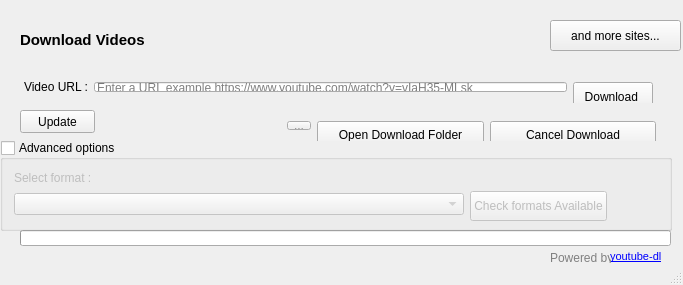
<?xml version="1.0" encoding="UTF-8"?>
<ui version="4.0">
 <class>Videodl</class>
 <widget class="QMainWindow" name="Videodl">
  <property name="geometry">
   <rect>
    <x>0</x>
    <y>0</y>
    <width>683</width>
    <height>285</height>
   </rect>
  </property>
  <property name="minimumSize">
   <size>
    <width>683</width>
    <height>285</height>
   </size>
  </property>
  <property name="maximumSize">
   <size>
    <width>683</width>
    <height>285</height>
   </size>
  </property>
  <property name="windowTitle">
   <string>ExMplayer Video-dl</string>
  </property>
  <property name="windowIcon">
   <iconset resource="../ExMplayer.qrc">
    <normaloff>:/images/ExMplayer.png</normaloff>:/images/ExMplayer.png</iconset>
  </property>
  <widget class="QWidget" name="centralWidget">
   <widget class="QProgressBar" name="progressBarDwnldPg">
    <property name="geometry">
     <rect>
      <x>20</x>
      <y>230</y>
      <width>651</width>
      <height>16</height>
     </rect>
    </property>
    <property name="maximum">
     <number>1000</number>
    </property>
    <property name="value">
     <number>0</number>
    </property>
    <property name="textVisible">
     <bool>false</bool>
    </property>
   </widget>
   <widget class="QGroupBox" name="groupBox">
    <property name="geometry">
     <rect>
      <x>0</x>
      <y>140</y>
      <width>672</width>
      <height>91</height>
     </rect>
    </property>
    <property name="title">
     <string>Advanced options</string>
    </property>
    <property name="flat">
     <bool>false</bool>
    </property>
    <property name="checkable">
     <bool>true</bool>
    </property>
    <property name="checked">
     <bool>false</bool>
    </property>
    <layout class="QFormLayout" name="formLayout">
     <item row="0" column="0">
      <widget class="QLabel" name="label">
       <property name="text">
        <string>Select format :</string>
       </property>
      </widget>
     </item>
     <item row="1" column="0">
      <layout class="QHBoxLayout" name="horizontalLayout">
       <item>
        <widget class="QComboBox" name="formatsCombo">
         <property name="minimumSize">
          <size>
           <width>450</width>
           <height>22</height>
          </size>
         </property>
        </widget>
       </item>
       <item>
        <widget class="QPushButton" name="pushButtonChkFormats">
         <property name="minimumSize">
          <size>
           <width>0</width>
           <height>30</height>
          </size>
         </property>
         <property name="text">
          <string>Check formats Available</string>
         </property>
        </widget>
       </item>
      </layout>
     </item>
    </layout>
   </widget>
   <widget class="QToolButton" name="toolButtonSupFormats">
    <property name="geometry">
     <rect>
      <x>550</x>
      <y>20</y>
      <width>131</width>
      <height>31</height>
     </rect>
    </property>
    <property name="toolTip">
     <string>Show list of all the supported sites</string>
    </property>
    <property name="text">
     <string>and more sites...</string>
    </property>
   </widget>
   <widget class="QLabel" name="label_3">
    <property name="geometry">
     <rect>
      <x>20</x>
      <y>30</y>
      <width>181</width>
      <height>21</height>
     </rect>
    </property>
    <property name="text">
     <string>&lt;!DOCTYPE HTML PUBLIC &quot;-//W3C//DTD HTML 4.0//EN&quot; &quot;http://www.w3.org/TR/REC-html40/strict.dtd&quot;&gt;
&lt;html&gt;&lt;head&gt;&lt;meta name=&quot;qrichtext&quot; content=&quot;1&quot; /&gt;&lt;style type=&quot;text/css&quot;&gt;
p, li { white-space: pre-wrap; }
&lt;/style&gt;&lt;/head&gt;&lt;body style=&quot; font-family:'Ubuntu'; font-size:11pt; font-weight:400; font-style:normal;&quot;&gt;
&lt;p style=&quot; margin-top:0px; margin-bottom:0px; margin-left:0px; margin-right:0px; -qt-block-indent:0; text-indent:0px;&quot;&gt;&lt;span style=&quot; font-family:'MS Shell Dlg 2'; font-weight:600;&quot;&gt;Download Videos &lt;/span&gt;&lt;/p&gt;&lt;/body&gt;&lt;/html&gt;</string>
    </property>
   </widget>
   <widget class="QLabel" name="label_4">
    <property name="geometry">
     <rect>
      <x>170</x>
      <y>30</y>
      <width>61</width>
      <height>21</height>
     </rect>
    </property>
    <property name="text">
     <string/>
    </property>
    <property name="pixmap">
     <pixmap resource="../ExMplayer.qrc">:/images/YouTube-logo.png</pixmap>
    </property>
    <property name="scaledContents">
     <bool>true</bool>
    </property>
   </widget>
   <widget class="QLabel" name="label_5">
    <property name="geometry">
     <rect>
      <x>250</x>
      <y>20</y>
      <width>31</width>
      <height>31</height>
     </rect>
    </property>
    <property name="text">
     <string/>
    </property>
    <property name="pixmap">
     <pixmap resource="../ExMplayer.qrc">:/images/Facebook.png</pixmap>
    </property>
    <property name="scaledContents">
     <bool>true</bool>
    </property>
   </widget>
   <widget class="QLabel" name="label_6">
    <property name="geometry">
     <rect>
      <x>290</x>
      <y>10</y>
      <width>61</width>
      <height>41</height>
     </rect>
    </property>
    <property name="text">
     <string/>
    </property>
    <property name="pixmap">
     <pixmap resource="../ExMplayer.qrc">:/images/vimeo_logo_blue.png</pixmap>
    </property>
    <property name="scaledContents">
     <bool>true</bool>
    </property>
   </widget>
   <widget class="QLabel" name="label_7">
    <property name="geometry">
     <rect>
      <x>360</x>
      <y>20</y>
      <width>81</width>
      <height>21</height>
     </rect>
    </property>
    <property name="text">
     <string/>
    </property>
    <property name="pixmap">
     <pixmap resource="../ExMplayer.qrc">:/images/metacafe-logo.png</pixmap>
    </property>
    <property name="scaledContents">
     <bool>true</bool>
    </property>
   </widget>
   <widget class="QLabel" name="label_8">
    <property name="geometry">
     <rect>
      <x>450</x>
      <y>30</y>
      <width>91</width>
      <height>16</height>
     </rect>
    </property>
    <property name="text">
     <string/>
    </property>
    <property name="pixmap">
     <pixmap resource="../ExMplayer.qrc">:/images/dailymotion-logo.png</pixmap>
    </property>
    <property name="scaledContents">
     <bool>true</bool>
    </property>
   </widget>
   <widget class="QRadioButton" name="radioButton">
    <property name="geometry">
     <rect>
      <x>60</x>
      <y>520</y>
      <width>82</width>
      <height>17</height>
     </rect>
    </property>
    <property name="text">
     <string>RadioButton</string>
    </property>
   </widget>
   <widget class="QPushButton" name="pushButtonUpdate">
    <property name="geometry">
     <rect>
      <x>20</x>
      <y>110</y>
      <width>75</width>
      <height>23</height>
     </rect>
    </property>
    <property name="text">
     <string>Update</string>
    </property>
   </widget>
   <widget class="QLabel" name="labelMore">
    <property name="geometry">
     <rect>
      <x>610</x>
      <y>250</y>
      <width>61</width>
      <height>16</height>
     </rect>
    </property>
    <property name="text">
     <string>&lt;!DOCTYPE HTML PUBLIC &quot;-//W3C//DTD HTML 4.0//EN&quot; &quot;http://www.w3.org/TR/REC-html40/strict.dtd&quot;&gt;
&lt;html&gt;&lt;head&gt;&lt;meta name=&quot;qrichtext&quot; content=&quot;1&quot; /&gt;&lt;style type=&quot;text/css&quot;&gt;
p, li { white-space: pre-wrap; }
&lt;/style&gt;&lt;/head&gt;&lt;body style=&quot; font-family:'MS Shell Dlg 2'; font-size:8.25pt; font-weight:400; font-style:normal;&quot;&gt;
&lt;p style=&quot; margin-top:0px; margin-bottom:0px; margin-left:0px; margin-right:0px; -qt-block-indent:0; text-indent:0px;&quot;&gt;&lt;a href=&quot;http://rg3.github.io/youtube-dl/&quot;&gt;&lt;span style=&quot; text-decoration: underline; color:#0000ff;&quot;&gt;youtube-dl&lt;/span&gt;&lt;/a&gt;&lt;/p&gt;
&lt;p style=&quot;-qt-paragraph-type:empty; margin-top:0px; margin-bottom:0px; margin-left:0px; margin-right:0px; -qt-block-indent:0; text-indent:0px; text-decoration: underline; color:#0000ff;&quot;&gt;&lt;/p&gt;&lt;/body&gt;&lt;/html&gt;</string>
    </property>
    <property name="openExternalLinks">
     <bool>true</bool>
    </property>
    <property name="textInteractionFlags">
     <set>Qt::LinksAccessibleByMouse|Qt::TextSelectableByKeyboard|Qt::TextSelectableByMouse</set>
    </property>
   </widget>
   <widget class="QLabel" name="label_9">
    <property name="geometry">
     <rect>
      <x>550</x>
      <y>250</y>
      <width>61</width>
      <height>16</height>
     </rect>
    </property>
    <property name="styleSheet">
     <string notr="true">color: grey;</string>
    </property>
    <property name="text">
     <string>Powered by</string>
    </property>
   </widget>
   <widget class="QWidget" name="layoutWidget">
    <property name="geometry">
     <rect>
      <x>276</x>
      <y>110</y>
      <width>391</width>
      <height>31</height>
     </rect>
    </property>
    <layout class="QHBoxLayout" name="horizontalLayout_3">
     <item>
      <widget class="QToolButton" name="toolButtonSettings">
       <property name="toolTip">
        <string>Settings</string>
       </property>
       <property name="text">
        <string>...</string>
       </property>
       <property name="icon">
        <iconset resource="../ExMplayer.qrc">
         <normaloff>:/images/options.png</normaloff>:/images/options.png</iconset>
       </property>
      </widget>
     </item>
     <item>
      <widget class="QPushButton" name="pushButtonOpenOutput">
       <property name="minimumSize">
        <size>
         <width>150</width>
         <height>28</height>
        </size>
       </property>
       <property name="text">
        <string>Open Download Folder</string>
       </property>
       <property name="icon">
        <iconset resource="../ExMplayer.qrc">
         <normaloff>:/images/fileopen.png</normaloff>:/images/fileopen.png</iconset>
       </property>
      </widget>
     </item>
     <item>
      <widget class="QPushButton" name="pushButtonCancel">
       <property name="minimumSize">
        <size>
         <width>120</width>
         <height>28</height>
        </size>
       </property>
       <property name="text">
        <string>Cancel Download</string>
       </property>
       <property name="icon">
        <iconset resource="../ExMplayer.qrc">
         <normaloff>:/images/cancel.png</normaloff>:/images/cancel.png</iconset>
       </property>
      </widget>
     </item>
    </layout>
   </widget>
   <widget class="QWidget" name="layoutWidget">
    <property name="geometry">
     <rect>
      <x>13</x>
      <y>71</y>
      <width>651</width>
      <height>32</height>
     </rect>
    </property>
    <layout class="QHBoxLayout" name="horizontalLayout_2">
     <item>
      <widget class="QLabel" name="label_2">
       <property name="text">
        <string>Video URL :</string>
       </property>
      </widget>
     </item>
     <item>
      <widget class="QLineEdit" name="lineEditVurl">
       <property name="placeholderText">
        <string>Enter a URL example https://www.youtube.com/watch?v=vIaH35-MLsk</string>
       </property>
      </widget>
     </item>
     <item>
      <widget class="QPushButton" name="pushButtonDwnload">
       <property name="minimumSize">
        <size>
         <width>0</width>
         <height>30</height>
        </size>
       </property>
       <property name="text">
        <string>Download </string>
       </property>
       <property name="icon">
        <iconset resource="../ExMplayer.qrc">
         <normaloff>:/images/vid_down.png</normaloff>:/images/vid_down.png</iconset>
       </property>
       <property name="iconSize">
        <size>
         <width>20</width>
         <height>20</height>
        </size>
       </property>
      </widget>
     </item>
    </layout>
   </widget>
  </widget>
  <widget class="QStatusBar" name="statusBar"/>
 </widget>
 <layoutdefault spacing="6" margin="11"/>
 <resources>
  <include location="../ExMplayer.qrc"/>
 </resources>
 <connections/>
</ui>
